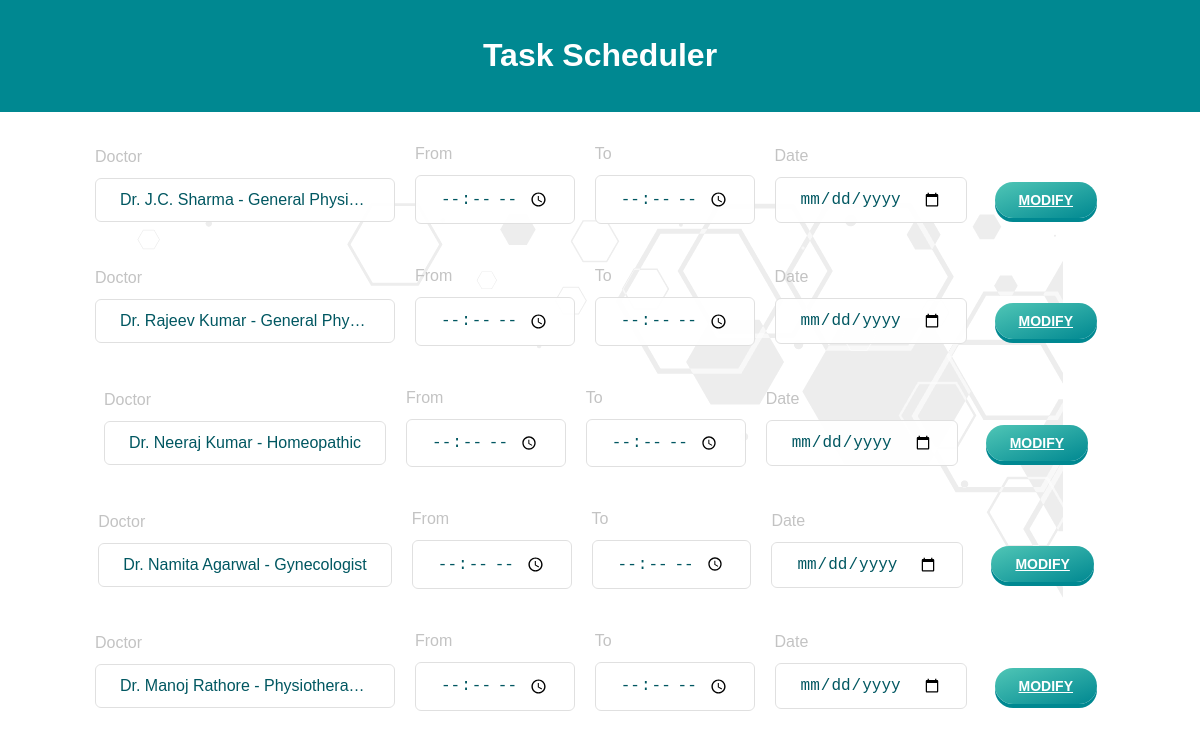
/schedule (signed in), run on the app's committed database.
### medico/models.py (models this page shows, shortened)
class User(db.Model, UserMixin):
    id = db.Column(db.Integer, primary_key=True)
    username = db.Column(db.String(length=30), nullable=False, unique=True)
    email_address = db.Column(db.String(length=50), nullable=False, unique=True)
    password_hash = db.Column(db.String(length=60), nullable=False)
    role = db.Column(db.String(length=10), nullable=False)
    specialisation = db.Column(db.String(length=100), nullable=True)
    user_appointments = db.relationship('Appointment',
                                        foreign_keys='Appointment.user_id',
                                        backref='user',
                                        lazy=True)
    doctor_appointments = db.relationship('Appointment',
                                          foreign_keys='Appointment.doctor_id',
                                          backref='doctor',
                                          lazy=True)
    @property
    def password(self):
        return self.password

### medico/routes.py (the view)
@app.route('/schedule', methods=['GET', 'POST'])
@login_required
def schedule_page():
    doctors = User.query.filter_by(role='medical_staff').all()
    return render_template('scheduler.html', doctors=doctors)

### medico/models.py (called while the page is built)
@login_manager.user_loader
def load_user(user_id):
    return User.query.get(int(user_id))

### medico/templates/scheduler.html (shortened to what this page needs)
<!DOCTYPE html>
<html lang="en">
<head>
    <link rel="stylesheet" href="{{ url_for('static', filename='css/scheduler.css') }}">
</head>
<body>
    <header>
        <h1>Task Scheduler</h1>
    </header>
    <main>
        {% for doctor in doctors %}
        <div class="task-form" style="flex-wrap: wrap;">
            <div class="formbold-mb-5">
                <label for="doctor" class="formbold-form-label"> Doctor </label>
                <label name="doctor" id="doctor" class="formbold-form-input">
                    {{ doctor.username }} - {{ doctor.specialisation }}
                </label>
            </div>
            <div class="formbold-mb-5">
                <label for="time1" class="formbold-form-label"> From </label>
                <input type="time" name="time1" id="time1_{{ doctor.username }}" class="formbold-form-input" />
            </div>
            <div class="formbold-mb-5">
                <label for="time2" class="formbold-form-label"> To </label>
                <input type="time" name="time2" id="time2_{{ doctor.username }}" class="formbold-form-input" />
            </div>
            <div class="formbold-mb-5">
                <label for="date" class="formbold-form-label"> Date </label>
                <input type="date" name="date" id="date_{{ doctor.username }}" class="formbold-form-input" onchange="updateTimes('{{ doctor.username }}')" />
            </div>
            {% if current_user.is_authenticated and current_user.role == 'medical_staff'%}
            <div class="modify-button" style="margin-top: 3%; flex: 0 0 auto;">
                <a href="{{ url_for('modify_schedule', doctor_id=doctor.id) }}" class="button" style="margin-top: 3%;">
                    Modify
                </a>
            </div>
            {% endif %}
        </div>
        {% endfor %}
    </main>
</body>
</html>

### medico/static/css/scheduler.css (style rules this page uses)
body { font-family: Arial, sans-serif; margin: 0; padding: 0; background: url('../images/footer-bg.png') no-repeat center center fixed; }
header { background-color: #008891; color: white; text-align: center; padding: 1rem 0; }
main { max-width: 1200px; margin: 0 auto; padding: 2rem; }
.task-form { display: flex; flex-wrap: wrap; gap: 20px; margin-bottom: 40px; justify-content: center; align-items: center; }
.formbold-mb-5 { display: flex; flex-direction: column; align-items: flex-start; }
.formbold-form-label { display: block; font-weight: 500; font-size: 16px; color: #c3c3c3; margin-bottom: 12px; }
.formbold-form-input { width: 100%; padding: 12px 24px; max-width: 300px; border-radius: 6px; border: 1px solid #e0e0e0; background: rgba(255, 255, 255, 0.9); font-weight: 500; font-size: 16px; color: #005761; outline: none; resize: none; white-space: nowrap; overflow: hidden; text-overflow: ellipsis; display: inline-block; box-sizing: border-box; }
.button { display: inline-block; padding: 10px 24px; margin: 8px; font-size: 14px; font-weight: bold; text-transform: uppercase; color: #fff; background-image: linear-gradient(to bottom right, #50c6b6, #008891); border: none; border-radius: 30px; box-shadow: 0px 4px 0px #008891; transition: all 0.2s ease-in-out; cursor: pointer; }
.modify-button { flex: 0 0 auto; }

### data on the page
User: username "Dr. J.C. Sharma", specialisation "General Physi…"
User: username "Dr. Rajeev Kumar", specialisation "General Phy…"
User: username "Dr. Neeraj Kumar", specialisation "Homeopathic"
User: username "Dr. Namita Agarwal", specialisation "Gynecologist"
User: username "Dr. Manoj Rathore", specialisation "Physiothera…"
